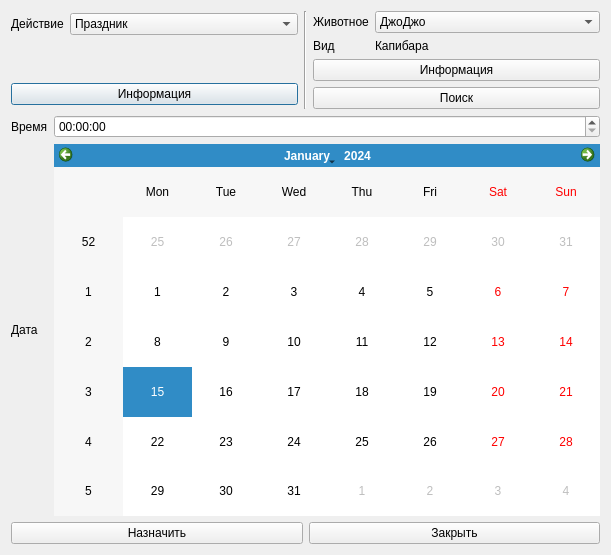
<?xml version="1.0" encoding="UTF-8"?>
<ui version="4.0">
 <class>Dialog</class>
 <widget class="QDialog" name="Dialog">
  <property name="geometry">
   <rect>
    <x>0</x>
    <y>0</y>
    <width>611</width>
    <height>555</height>
   </rect>
  </property>
  <property name="windowTitle">
   <string>Расписание</string>
  </property>
  <layout class="QVBoxLayout" name="verticalLayout_3">
   <item>
    <layout class="QHBoxLayout" name="horizontalLayout_2" stretch="1,0,1">
     <item>
      <layout class="QVBoxLayout" name="verticalLayout" stretch="0,0,0">
       <item>
        <layout class="QHBoxLayout" name="horizontalLayout" stretch="0,1">
         <item>
          <widget class="QLabel" name="labelAction">
           <property name="text">
            <string>Действие</string>
           </property>
          </widget>
         </item>
         <item>
          <widget class="QComboBox" name="comboAction">
           <item>
            <property name="text">
             <string>Праздник</string>
            </property>
           </item>
           <item>
            <property name="text">
             <string>Выходной</string>
            </property>
           </item>
           <item>
            <property name="text">
             <string>Встреча</string>
            </property>
           </item>
          </widget>
         </item>
        </layout>
       </item>
       <item>
        <spacer name="verticalSpacer">
         <property name="orientation">
          <enum>Qt::Vertical</enum>
         </property>
         <property name="sizeType">
          <enum>QSizePolicy::Minimum</enum>
         </property>
         <property name="sizeHint" stdset="0">
          <size>
           <width>20</width>
           <height>40</height>
          </size>
         </property>
        </spacer>
       </item>
       <item>
        <widget class="QPushButton" name="actionInfoButton">
         <property name="text">
          <string>Информация</string>
         </property>
        </widget>
       </item>
      </layout>
     </item>
     <item>
      <widget class="Line" name="line">
       <property name="orientation">
        <enum>Qt::Vertical</enum>
       </property>
      </widget>
     </item>
     <item>
      <layout class="QVBoxLayout" name="verticalLayout_2">
       <item>
        <layout class="QGridLayout" name="gridLayout" rowstretch="0,0" columnstretch="0,1">
         <item row="0" column="0">
          <widget class="QLabel" name="labelAnimal">
           <property name="text">
            <string>Животное</string>
           </property>
          </widget>
         </item>
         <item row="0" column="1">
          <widget class="QComboBox" name="comboAnimal">
           <item>
            <property name="text">
             <string>ДжоДжо</string>
            </property>
           </item>
           <item>
            <property name="text">
             <string>НафНаф</string>
            </property>
           </item>
           <item>
            <property name="text">
             <string>НуфНуф</string>
            </property>
           </item>
           <item>
            <property name="text">
             <string>НифНиф</string>
            </property>
           </item>
          </widget>
         </item>
         <item row="1" column="0">
          <widget class="QLabel" name="labelType">
           <property name="text">
            <string>Вид</string>
           </property>
          </widget>
         </item>
         <item row="1" column="1">
          <widget class="QLabel" name="labelTypeInfo">
           <property name="text">
            <string>Капибара</string>
           </property>
          </widget>
         </item>
        </layout>
       </item>
       <item>
        <widget class="QPushButton" name="animalInfoButton">
         <property name="text">
          <string>Информация</string>
         </property>
        </widget>
       </item>
       <item>
        <widget class="QPushButton" name="animalFindButton">
         <property name="text">
          <string>Поиск</string>
         </property>
        </widget>
       </item>
      </layout>
     </item>
    </layout>
   </item>
   <item>
    <layout class="QGridLayout" name="gridLayout_2">
     <item row="0" column="0">
      <widget class="QLabel" name="labelTime">
       <property name="text">
        <string>Время</string>
       </property>
      </widget>
     </item>
     <item row="0" column="1">
      <widget class="QTimeEdit" name="timeEdit"/>
     </item>
     <item row="1" column="0">
      <widget class="QLabel" name="labelData">
       <property name="text">
        <string>Дата</string>
       </property>
      </widget>
     </item>
     <item row="1" column="1">
      <widget class="QCalendarWidget" name="calendarWidget"/>
     </item>
    </layout>
   </item>
   <item>
    <layout class="QHBoxLayout" name="horizontalLayout_3">
     <item>
      <widget class="QPushButton" name="applyButton">
       <property name="text">
        <string>Назначить</string>
       </property>
      </widget>
     </item>
     <item>
      <widget class="QPushButton" name="quitButton">
       <property name="text">
        <string>Закрыть</string>
       </property>
      </widget>
     </item>
    </layout>
   </item>
  </layout>
 </widget>
 <resources/>
 <connections>
  <connection>
   <sender>quitButton</sender>
   <signal>clicked()</signal>
   <receiver>Dialog</receiver>
   <slot>reject()</slot>
   <hints>
    <hint type="sourcelabel">
     <x>454</x>
     <y>533</y>
    </hint>
    <hint type="destinationlabel">
     <x>305</x>
     <y>277</y>
    </hint>
   </hints>
  </connection>
 </connections>
</ui>
